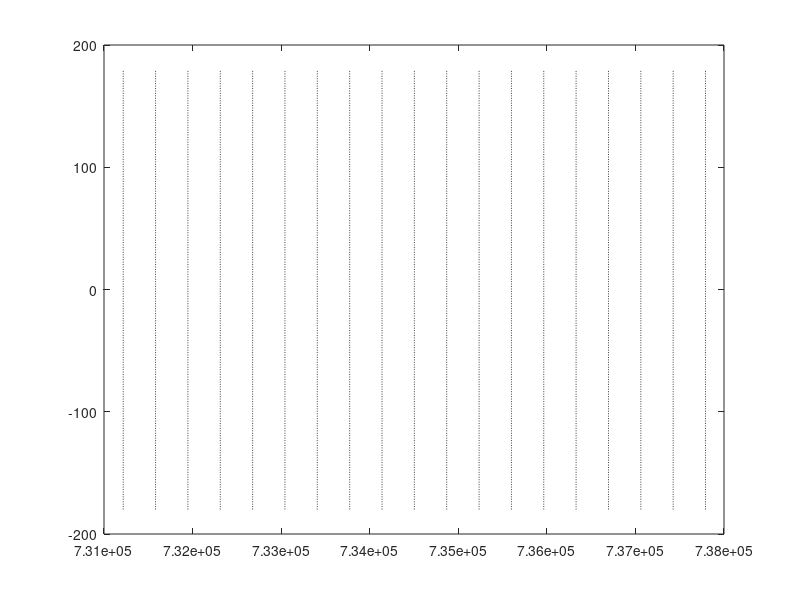

The MATLAB source for this figure: (Note: this script raises an error after producing the figure.)
for y=2002:2020
    plot(datenum(y,1,1)*ones(361,1),[-180:180]',':','color',[64 64 64]./255)
    hold on
end
ts_min = dSdt(:,4) - dSdt(:,5);
ts_max = dSdt(:,4) + dSdt(:,5);
patch1 = fill([dSdt(:,3)' fliplr(dSdt(:,3)')], [ts_min' fliplr(ts_max')],[96 96 96]./255);